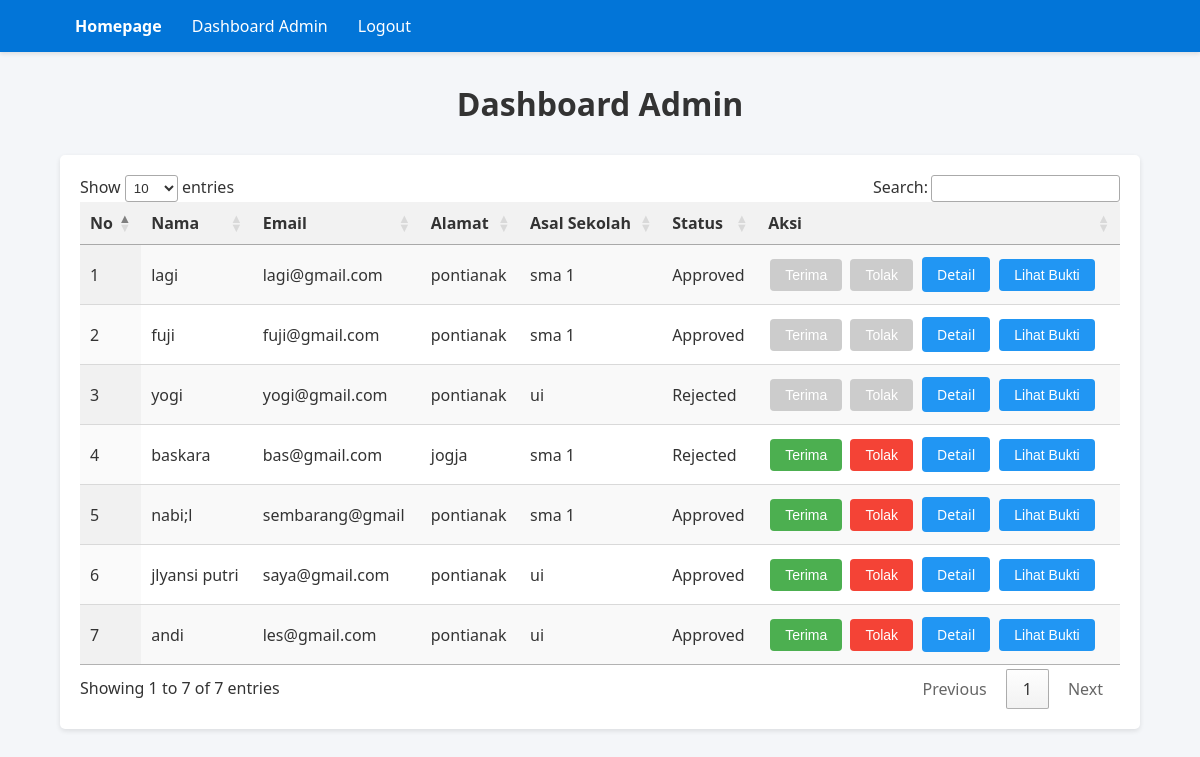
Page /dashboard_admin (signed in) on the earlier database version.
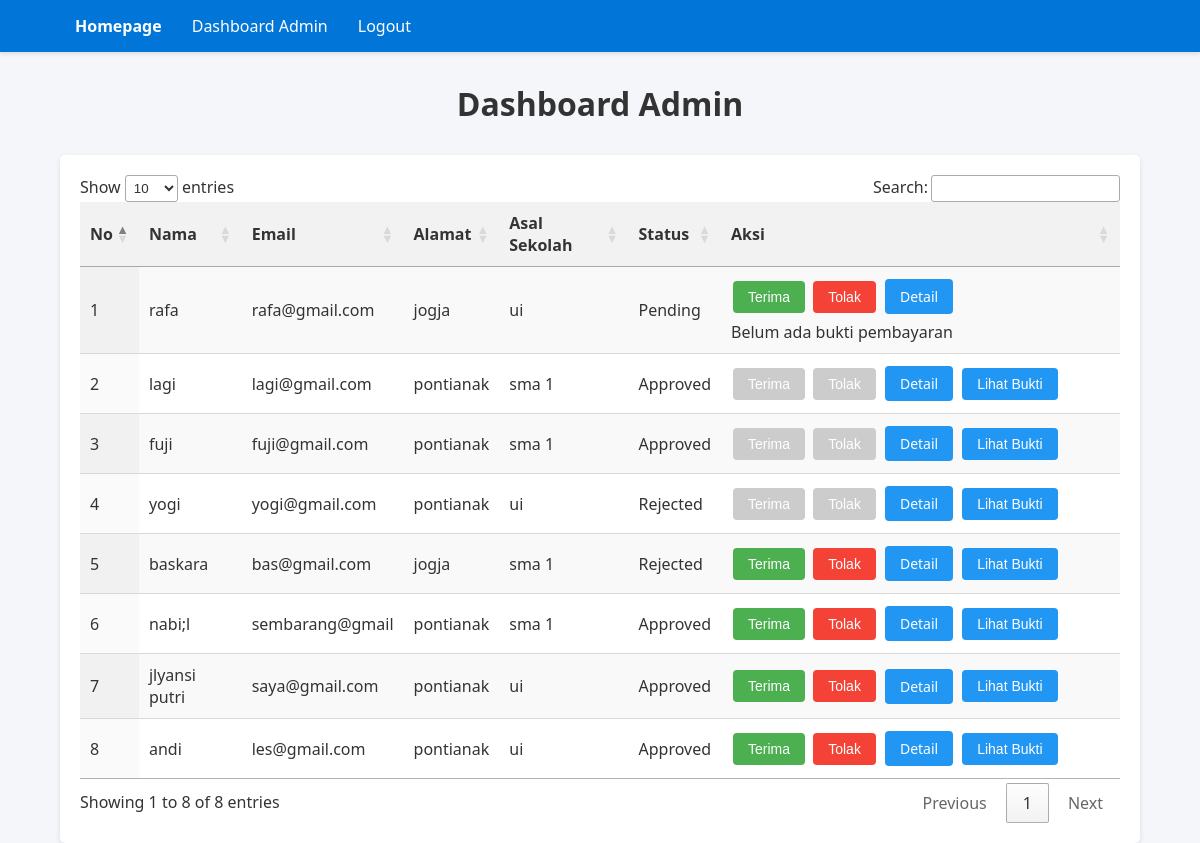
Same page on the later database version.
### models.py (models this page shows)
class User(db.Model):
    id = db.Column(db.Integer, primary_key=True)
    name = db.Column(db.String(100), nullable=False)
    email = db.Column(db.String(100), unique=True, nullable=False)
    password = db.Column(db.String(100), nullable=False)
    address = db.Column(db.String(200))
    school = db.Column(db.String(100))
    birth_date = db.Column(db.Date)
    phone = db.Column(db.String(15))
    gender = db.Column(db.String(10))
    hobby = db.Column(db.String(100))
    parent_name = db.Column(db.String(100))
    parent_job = db.Column(db.String(100))
    ijazah = db.Column(db.String(200))  # Link ke file ijazah
    kk = db.Column(db.String(200))  # Link ke file kartu keluarga
    ijazah_confirmed = db.Column(db.Boolean, default=False)  # Status konfirmasi ijazah
    kk_confirmed = db.Column(db.Boolean, default=False)  # Status konfirmasi KK
    status = db.Column(db.String(20), default='Pending')  # Pending, Approved, Rejected
    created_at = db.Column(db.DateTime, default=datetime.utcnow)  # Waktu pendaftaran
    payment_status = db.Column(db.String(20), default='Pending')  # Pending, Approved, Rejected
    payment_proof = db.Column(db.String(200))  # Path ke file bukti pembayaran
    is_action_taken = db.Column(db.Boolean, default=False)  # True jika admin sudah mengambil tindakan
    is_payment_action_taken = db.Column(db.Boolean, default=False)  # True jika admin sudah mengambil tindakan pada pembayaran
    faculty = db.Column(db.String(100))  # Fakultas pilihan user

### app.py (the view, shortened to what this page needs)
@app.route('/dashboard_admin', methods=['GET', 'POST'])
def dashboard_admin():
    if 'admin_id' not in session:
        flash('Anda harus login sebagai admin untuk mengakses halaman ini.')
        return redirect(url_for('login'))
    users = User.query.order_by(User.created_at.desc()).all()
    return render_template('dashboard_admin.html', users=users)

### templates/dashboard_admin.html (shortened to what this page needs)
<!DOCTYPE html>
<html>
<head>
    <link rel="stylesheet" type="text/css" href="https://cdn.datatables.net/1.13.5/css/jquery.dataTables.min.css">
</head>
<body>
    <nav class="navbar">
        <div class="container">
            <div class="navbar-links">
                <a href="/" class="navbar-brand">Homepage</a>
                <a href="/dashboard_admin">Dashboard Admin</a>
                <a href="/logout">Logout</a>
            </div>
        </div>
    </nav>
    <div class="container">
        <h1>Dashboard Admin</h1>
        <table id="adminTable" class="display">
            <thead>
                <tr>
                    <th>No</th>
                    <th>Nama</th>
                    <th>Email</th>
                    <th>Alamat</th>
                    <th>Asal Sekolah</th>
                    <th>Status</th>
                    <th>Aksi</th>
                </tr>
            </thead>
            <tbody>
                {% for user in users %}
                <tr>
                    <td>{{ loop.index }}</td>
                    <td>{{ user.name }}</td>
                    <td>{{ user.email }}</td>
                    <td>{{ user.address or 'Belum diisi' }}</td>
                    <td>{{ user.school or 'Belum diisi' }}</td>
                    <td>{{ user.status }}</td>
                    <td>
                        <div class="action-buttons">
                            <form method="POST" action="{{ url_for('dashboard_admin') }}">
                                <button type="submit" name="action" value="approve" class="btn btn-green"
                                    {% if user.is_action_taken %}disabled{% endif %}>Terima</button>
                                <button type="submit" name="action" value="reject" class="btn btn-red"
                                    {% if user.is_action_taken %}disabled{% endif %}>Tolak</button>
                            </form>
                            <a href="{{ url_for('user_detail', user_id=user.id) }}" class="btn btn-detail">Detail</a>
                            {% if user.payment_proof %}
                                <button onclick="viewPaymentProof('{{ url_for('static', filename=user.payment_proof) }}', {{ user.id }})"
                                    class="btn btn-blue">Lihat Bukti</button>
                            {% else %}
                                <span>Belum ada bukti pembayaran</span>
                            {% endif %}
                        </div>
                    </td>
                </tr>
                {% endfor %}
            </tbody>
        </table>
    </div>
</body>
</html>

### templates/dashboard_admin.html (style rules this page uses)
body { font-family: 'Segoe UI', Arial, sans-serif; margin: 0; padding: 0; background-color: #f4f6f9; color: #333; }
.navbar { background-color: #0275d8; color: white; padding: 15px 0; box-shadow: 0 2px 4px rgba(0, 0, 0, 0.1); }
.container { width: 90%; max-width: 1200px; margin: 0 auto; padding: 0 15px; }
.navbar-links { display: flex; align-items: center; }
.navbar-brand { font-size: 20px; font-weight: bold; margin-right: 30px; }
.navbar a { color: white; text-decoration: none; margin: 0 15px; font-size: 16px; }
.container h1 { margin: 30px 0; color: #333; text-align: center; }
.btn { display: inline-block; padding: 8px 15px; margin: 2px; border-radius: 4px; text-decoration: none; font-size: 14px; cursor: pointer; border: none; text-align: center; }
.btn-green { background-color: #4CAF50; color: white; }
.btn-red { background-color: #f44336; color: white; }
.btn-blue, .btn-detail { background-color: #2196F3; color: white; }
.btn:disabled { background-color: #cccccc; cursor: not-allowed; }
table.dataTable thead th { background-color: #f2f2f2; color: #333; font-weight: bold; padding: 12px 10px; }
table.dataTable tbody td { padding: 10px; vertical-align: middle; }
.action-buttons { display: flex; flex-wrap: wrap; gap: 5px; align-items: center; }

Differences in the rows shown:
added User: name "rafa", email "rafa@gmail.com", address "jogja", school "ui", status "Pending", shows "Belum ada bukti pembayaran"
Other differences:
text written by a page script: "Show entries Search: Showing 1 to 7 of 7 entries Previous 1 Next" → "Show entries Search: Showing 1 to 8 of 8 entries Previous 1 Next"
